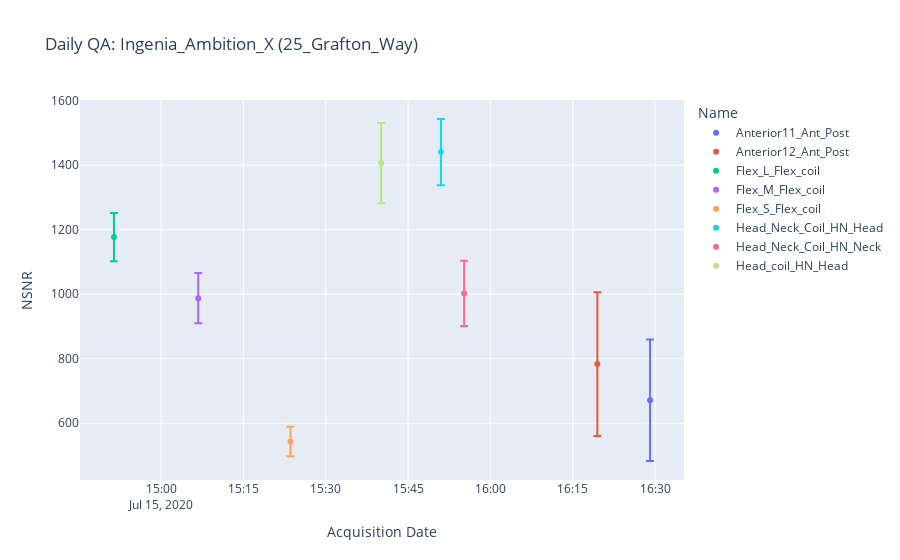
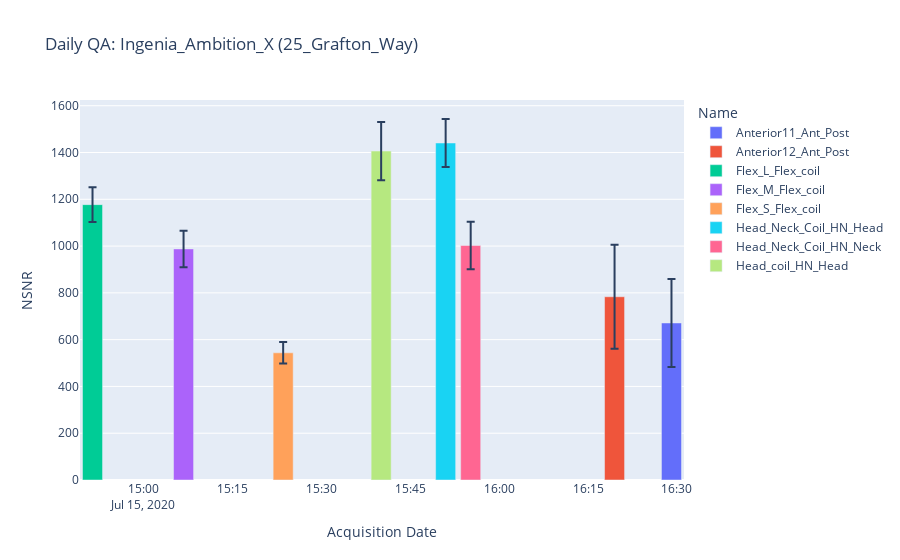

The notebook cell saved with these charts, in order:
### Code cell
# all_df.to_csv('results_CSV
all_df.head()
fig1=px.scatter(all_df, x='Acquisition Date', y='NSNR',error_y='NSNR_std',title=f'Daily QA: {all_df.ManufacturersModelName[0]} ({all_df.InstitutionAddress[0]})',color='Name')
fig2=px.bar(all_df, x='Acquisition Date', y='NSNR',error_y='NSNR_std',title=f'Daily QA: {all_df.ManufacturersModelName[0]} ({all_df.InstitutionAddress[0]})',color='Name')
fig1.show()
fig2.show()

### Figure 1 — Plotly figure (JSON) as saved in the notebook; plotly's stock layout.template omitted (floating-point values rounded to 4 significant figures)
{"data": [{"error_y": {"array": [188.3]}, "hovertemplate": "Name=Anterior11_Ant_Post<br>Acquisition Date=%{x}<br>NSNR=%{y}<extra></extra>", "legendgroup": "Anterior11_Ant_Post", "marker": {"color": "#636efa", "symbol": "circle"}, "mode": "markers", "name": "Anterior11_Ant_Post", "orientation": "v", "showlegend": true, "type": "scatter", "x": ["2020-07-15T16:29:04.870000"], "xaxis": "x", "y": [671.3], "yaxis": "y"}, {"error_y": {"array": [222.7]}, "hovertemplate": "Name=Anterior12_Ant_Post<br>Acquisition Date=%{x}<br>NSNR=%{y}<extra></extra>", "legendgroup": "Anterior12_Ant_Post", "marker": {"color": "#EF553B", "symbol": "circle"}, "mode": "markers", "name": "Anterior12_Ant_Post", "orientation": "v", "showlegend": true, "type": "scatter", "x": ["2020-07-15T16:19:28.780000"], "xaxis": "x", "y": [783.4], "yaxis": "y"}, {"error_y": {"array": [74.67]}, "hovertemplate": "Name=Flex_L_Flex_coil<br>Acquisition Date=%{x}<br>NSNR=%{y}<extra></extra>", "legendgroup": "Flex_L_Flex_coil", "marker": {"color": "#00cc96", "symbol": "circle"}, "mode": "markers", "name": "Flex_L_Flex_coil", "orientation": "v", "showlegend": true, "type": "scatter", "x": ["2020-07-15T14:51:25.440000"], "xaxis": "x", "y": [1177.0], "yaxis": "y"}, {"error_y": {"array": [78.14]}, "hovertemplate": "Name=Flex_M_Flex_coil<br>Acquisition Date=%{x}<br>NSNR=%{y}<extra></extra>", "legendgroup": "Flex_M_Flex_coil", "marker": {"color": "#ab63fa", "symbol": "circle"}, "mode": "markers", "name": "Flex_M_Flex_coil", "orientation": "v", "showlegend": true, "type": "scatter", "x": ["2020-07-15T15:06:46.870000"], "xaxis": "x", "y": [987.9], "yaxis": "y"}, {"error_y": {"array": [45.86]}, "hovertemplate": "Name=Flex_S_Flex_coil<br>Acquisition Date=%{x}<br>NSNR=%{y}<extra></extra>", "legendgroup": "Flex_S_Flex_coil", "marker": {"color": "#FFA15A", "symbol": "circle"}, "mode": "markers", "name": "Flex_S_Flex_coil", "orientation": "v", "showlegend": true, "type": "scatter", "x": ["2020-07-15T15:23:34.830000"], "xaxis": "x", "y": [543.7], "yaxis": "y"}, {"error_y": {"array": [102.5]}, "hovertemplate": "Name=Head_Neck_Coil_HN_Head<br>Acquisition Date=%{x}<br>NSNR=%{y}<extra></extra>", "legendgroup": "Head_Neck_Coil_HN_Head", "marker": {"color": "#19d3f3", "symbol": "circle"}, "mode": "markers", "name": "Head_Neck_Coil_HN_Head", "orientation": "v", "showlegend": true, "type": "scatter", "x": ["2020-07-15T15:50:59.370000"], "xaxis": "x", "y": [1441.0], "yaxis": "y"}, {"error_y": {"array": [101.2]}, "hovertemplate": "Name=Head_Neck_Coil_HN_Neck<br>Acquisition Date=%{x}<br>NSNR=%{y}<extra></extra>", "legendgroup": "Head_Neck_Coil_HN_Neck", "marker": {"color": "#FF6692", "symbol": "circle"}, "mode": "markers", "name": "Head_Neck_Coil_HN_Neck", "orientation": "v", "showlegend": true, "type": "scatter", "x": ["2020-07-15T15:55:12.780000"], "xaxis": "x", "y": [1002.0], "yaxis": "y"}, {"error_y": {"array": [124.4]}, "hovertemplate": "Name=Head_coil_HN_Head<br>Acquisition Date=%{x}<br>NSNR=%{y}<extra></extra>", "legendgroup": "Head_coil_HN_Head", "marker": {"color": "#B6E880", "symbol": "circle"}, "mode": "markers", "name": "Head_coil_HN_Head", "orientation": "v", "showlegend": true, "type": "scatter", "x": ["2020-07-15T15:40:06.570000"], "xaxis": "x", "y": [1406.0], "yaxis": "y"}], "layout": {"autosize": true, "legend": {"title": {"text": "Name"}, "tracegroupgap": 0}, "title": {"text": "Daily QA: Ingenia_Ambition_X (25_Grafton_Way)"}, "xaxis": {"anchor": "y", "autorange": true, "domain": [0, 1], "range": ["2020-07-15 14:45:16.8346", "2020-07-15 16:35:13.4754"], "title": {"text": "Acquisition Date"}, "type": "date"}, "yaxis": {"anchor": "x", "autorange": true, "domain": [0, 1], "range": [424.1, 1602.0], "title": {"text": "NSNR"}, "type": "linear"}}}

### Figure 2 — Plotly figure (JSON) as saved in the notebook; plotly's stock layout.template omitted (floating-point values rounded to 4 significant figures)
{"data": [{"alignmentgroup": "True", "error_y": {"array": [188.3]}, "hovertemplate": "Name=Anterior11_Ant_Post<br>Acquisition Date=%{x}<br>NSNR=%{y}<extra></extra>", "legendgroup": "Anterior11_Ant_Post", "marker": {"color": "#636efa"}, "name": "Anterior11_Ant_Post", "offsetgroup": "Anterior11_Ant_Post", "orientation": "v", "showlegend": true, "textposition": "auto", "type": "bar", "x": ["2020-07-15T16:29:04.870000"], "xaxis": "x", "y": [671.3], "yaxis": "y"}, {"alignmentgroup": "True", "error_y": {"array": [222.7]}, "hovertemplate": "Name=Anterior12_Ant_Post<br>Acquisition Date=%{x}<br>NSNR=%{y}<extra></extra>", "legendgroup": "Anterior12_Ant_Post", "marker": {"color": "#EF553B"}, "name": "Anterior12_Ant_Post", "offsetgroup": "Anterior12_Ant_Post", "orientation": "v", "showlegend": true, "textposition": "auto", "type": "bar", "x": ["2020-07-15T16:19:28.780000"], "xaxis": "x", "y": [783.4], "yaxis": "y"}, {"alignmentgroup": "True", "error_y": {"array": [74.67]}, "hovertemplate": "Name=Flex_L_Flex_coil<br>Acquisition Date=%{x}<br>NSNR=%{y}<extra></extra>", "legendgroup": "Flex_L_Flex_coil", "marker": {"color": "#00cc96"}, "name": "Flex_L_Flex_coil", "offsetgroup": "Flex_L_Flex_coil", "orientation": "v", "showlegend": true, "textposition": "auto", "type": "bar", "x": ["2020-07-15T14:51:25.440000"], "xaxis": "x", "y": [1177.0], "yaxis": "y"}, {"alignmentgroup": "True", "error_y": {"array": [78.14]}, "hovertemplate": "Name=Flex_M_Flex_coil<br>Acquisition Date=%{x}<br>NSNR=%{y}<extra></extra>", "legendgroup": "Flex_M_Flex_coil", "marker": {"color": "#ab63fa"}, "name": "Flex_M_Flex_coil", "offsetgroup": "Flex_M_Flex_coil", "orientation": "v", "showlegend": true, "textposition": "auto", "type": "bar", "x": ["2020-07-15T15:06:46.870000"], "xaxis": "x", "y": [987.9], "yaxis": "y"}, {"alignmentgroup": "True", "error_y": {"array": [45.86]}, "hovertemplate": "Name=Flex_S_Flex_coil<br>Acquisition Date=%{x}<br>NSNR=%{y}<extra></extra>", "legendgroup": "Flex_S_Flex_coil", "marker": {"color": "#FFA15A"}, "name": "Flex_S_Flex_coil", "offsetgroup": "Flex_S_Flex_coil", "orientation": "v", "showlegend": true, "textposition": "auto", "type": "bar", "x": ["2020-07-15T15:23:34.830000"], "xaxis": "x", "y": [543.7], "yaxis": "y"}, {"alignmentgroup": "True", "error_y": {"array": [102.5]}, "hovertemplate": "Name=Head_Neck_Coil_HN_Head<br>Acquisition Date=%{x}<br>NSNR=%{y}<extra></extra>", "legendgroup": "Head_Neck_Coil_HN_Head", "marker": {"color": "#19d3f3"}, "name": "Head_Neck_Coil_HN_Head", "offsetgroup": "Head_Neck_Coil_HN_Head", "orientation": "v", "showlegend": true, "textposition": "auto", "type": "bar", "x": ["2020-07-15T15:50:59.370000"], "xaxis": "x", "y": [1441.0], "yaxis": "y"}, {"alignmentgroup": "True", "error_y": {"array": [101.2]}, "hovertemplate": "Name=Head_Neck_Coil_HN_Neck<br>Acquisition Date=%{x}<br>NSNR=%{y}<extra></extra>", "legendgroup": "Head_Neck_Coil_HN_Neck", "marker": {"color": "#FF6692"}, "name": "Head_Neck_Coil_HN_Neck", "offsetgroup": "Head_Neck_Coil_HN_Neck", "orientation": "v", "showlegend": true, "textposition": "auto", "type": "bar", "x": ["2020-07-15T15:55:12.780000"], "xaxis": "x", "y": [1002.0], "yaxis": "y"}, {"alignmentgroup": "True", "error_y": {"array": [124.4]}, "hovertemplate": "Name=Head_coil_HN_Head<br>Acquisition Date=%{x}<br>NSNR=%{y}<extra></extra>", "legendgroup": "Head_coil_HN_Head", "marker": {"color": "#B6E880"}, "name": "Head_coil_HN_Head", "offsetgroup": "Head_coil_HN_Head", "orientation": "v", "showlegend": true, "textposition": "auto", "type": "bar", "x": ["2020-07-15T15:40:06.570000"], "xaxis": "x", "y": [1406.0], "yaxis": "y"}], "layout": {"autosize": true, "barmode": "relative", "legend": {"title": {"text": "Name"}, "tracegroupgap": 0}, "title": {"text": "Daily QA: Ingenia_Ambition_X (25_Grafton_Way)"}, "xaxis": {"anchor": "y", "autorange": true, "domain": [0, 1], "range": ["2020-07-15 14:49:18.735", "2020-07-15 16:31:11.575"], "title": {"text": "Acquisition Date"}, "type": "date"}, "yaxis": {"anchor": "x", "autorange": true, "domain": [0, 1], "range": [0, 1624.0], "title": {"text": "NSNR"}, "type": "linear"}}}
